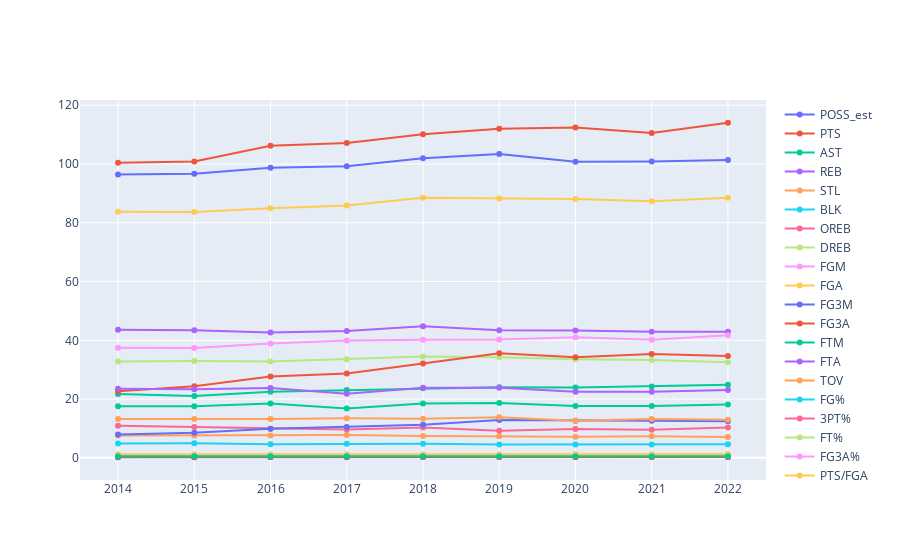

Notebook cell for this chart:
### Code cell
change_per48_df = change_df.copy()

for col in change_per48_df.columns[2:17]:
    change_per48_df[col] = change_per48_df[col]/change_df['MIN']*48*5
    
change_per48_df.drop(columns='MIN', inplace=True)
change_per48_df.drop(columns='GP', inplace=True)


fig = go.Figure()
for col in change_per48_df.columns[1:]:
    fig.add_trace(go.Scatter(x=change_per48_df['season_start_year'],
                             y=change_per48_df[col], name=col))
    
fig.show()
